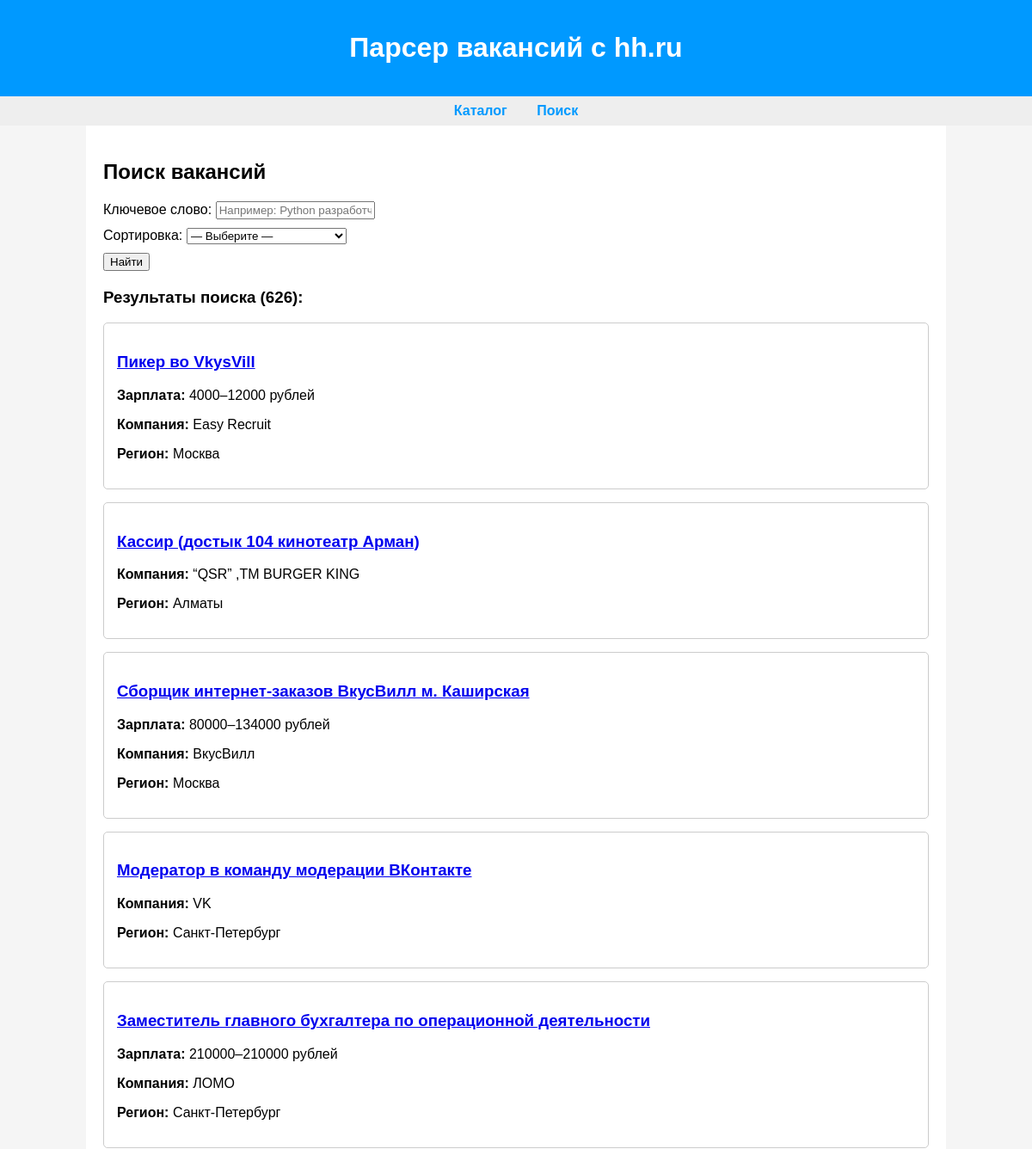
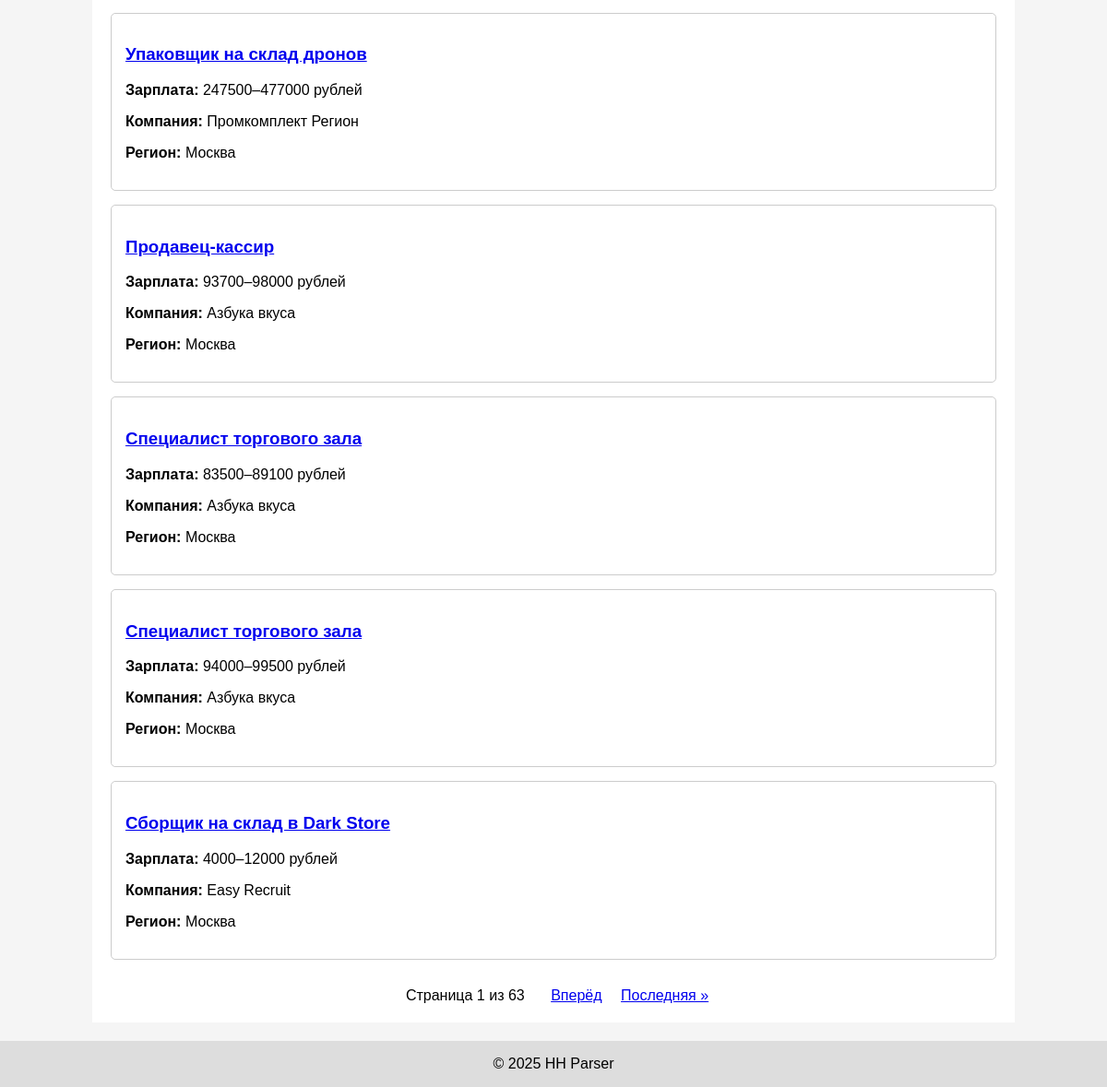
The app's page /search/ with its own data (2 pictures, top to bottom).
### works/models.py (models this page shows)
class Vacancies(models.Model):
    name = models.TextField()
    description = models.TextField()
    city = models.ForeignKey(
        Cities,
        on_delete=models.CASCADE,
        related_name='city'
    )
    category = models.ForeignKey(
        Categories,
        on_delete=models.CASCADE,
        related_name='category'
    )
    employer = models.ForeignKey(
        Employers,
        on_delete=models.CASCADE,
        related_name='employer'
    )
    salary_lower = models.IntegerField()
    salary_upper = models.IntegerField()

class Employers(models.Model):
    name = models.TextField()

class Cities(models.Model):
    name = models.TextField()

### works/views.py (the view)
# urls.py: path("search/", views.search_work, name="search_work")
def search_work(request):
    query = request.GET.get("q", "").strip()
    sort = request.GET.get("sort", "")
    vacancies = Vacancies.objects.select_related(
        "category", "city", "employer"
    )
    if query:
        vacancies = vacancies.filter(
            Q(name__icontains=query) | Q(description__icontains=query)
        )
    if sort == "popularity":
        vacancies = vacancies.order_by("-id")  # условно
    elif sort == "newest":
        vacancies = vacancies.order_by("-id")
    elif sort == "salary_desc":
        vacancies = vacancies.order_by("-salary_lower", "-salary_upper")
    elif sort == "salary_asc":
        vacancies = vacancies.order_by("salary_lower", "salary_upper")
    vacancies_count = vacancies.count()
    paginator = Paginator(vacancies, ELEMENTS_ON_PAGES)
    page_number = request.GET.get("page")
    try:
        vacancies = paginator.page(page_number)
    except PageNotAnInteger:
        vacancies = paginator.page(1)
    except EmptyPage:
        vacancies = paginator.page(paginator.num_pages)
    return render(request, "works/search.html", {
        "vacancies": vacancies,
        "vacancies_count": vacancies_count,
        "query": query,
        "sort": sort,
    })

### templates/works/search.html (shortened to what this page needs)
{% extends 'base.html' %}
{% block content %}
    <h2>Поиск вакансий</h2>
    <form method="get" style="margin-bottom: 20px;">
        <div>
            <label for="query">Ключевое слово:</label>
            <input type="text" name="q" id="query" value="{{ query|default:'' }}" placeholder="Например: Python разработчик">
        </div>
        <div style="margin-top: 10px;">
            <label for="sort">Сортировка:</label>
            <select name="sort" id="sort">
                <option value="">— Выберите —</option>
            </select>
        </div>
        <div style="margin-top: 10px;">
            <button type="submit">Найти</button>
        </div>
    </form>
    {% if vacancies %}
        <h3>Результаты поиска ({{ vacancies_count }}):</h3>
        {% for vacancy in vacancies %}
        <div style="border: 1px solid #ccc; padding: 15px; margin-bottom: 15px; border-radius: 5px;">
            <h3><a href="{% url 'work_detail' vacancy.id %}">{{ vacancy.name }}</a></h3>
            {% if vacancy.salary_lower %}
                <p><strong>Зарплата:</strong> {{ vacancy.salary_lower }}–{{ vacancy.salary_upper }} рублей</p>
            {% endif %}
            <p><strong>Компания:</strong> {{ vacancy.employer.name }}</p>
            <p><strong>Регион:</strong> {{ vacancy.city.name }}</p>
        </div>
        {% endfor %}
    {% elif query or sort %}
        <p>По вашему запросу "{{ query|default:'(без ключевого слова)' }}" ничего не найдено.</p>
    {% endif %}
    {% if vacancies %}
        <div style="margin-top: 30px; text-align: center;">
            <span style="margin: 0 16px;">
                Страница {{ vacancies.number }} из {{ vacancies.paginator.num_pages }}
            </span>
            {% if vacancies.has_next %}
                <a href="?{% if query %}q={{ query|urlencode }}&{% endif %}{% if sort %}sort={{ sort }}&{% endif %}page={{ vacancies.next_page_number }}"
                   style="margin: 0 8px;">Вперёд</a>
                <a href="?{% if query %}q={{ query|urlencode }}&{% endif %}{% if sort %}sort={{ sort }}&{% endif %}page={{ vacancies.paginator.num_pages }}"
                   style="margin: 0 8px;">Последняя &raquo;</a>
            {% endif %}
        </div>
    {% endif %}
{% endblock %}

### templates/base.html (style rules this page uses)
body { font-family: Arial, sans-serif; margin: 0; padding: 0; background-color: #f5f5f5; }

### records on screen
Vacancies: name "Пикер во VkysVill", salary_lower "4000", salary_upper "12000", employer.name "Easy Recruit", city.name "Москва"
Vacancies: name "Кассир (достык 104 кинотеатр Арман)", employer.name "“QSR” ,ТМ BURGER KING", city.name "Алматы"
Vacancies: name "Сборщик интернет-заказов ВкусВилл м. Каширская", salary_lower "80000", salary_upper "134000", employer.name "ВкусВилл", city.name "Москва"
Vacancies: name "Модератор в команду модерации ВКонтакте", employer.name "VK", city.name "Санкт-Петербург"
Vacancies: name "Заместитель главного бухгалтера по операционной деятельности", salary_lower "210000", salary_upper "210000", employer.name "ЛОМО", city.name "Санкт-Петербург"
Vacancies: name "Упаковщик на склад дронов", salary_lower "247500", salary_upper "477000", employer.name "Промкомплект Регион", city.name "Москва"
Vacancies: name "Продавец-кассир", salary_lower "93700", salary_upper "98000", employer.name "Азбука вкуса", city.name "Москва"
Vacancies: name "Специалист торгового зала", salary_lower "83500", salary_upper "89100", employer.name "Азбука вкуса", city.name "Москва"
Vacancies: name "Специалист торгового зала", salary_lower "94000", salary_upper "99500", employer.name "Азбука вкуса", city.name "Москва"
Vacancies: name "Сборщик на склад в Dark Store", salary_lower "4000", salary_upper "12000", employer.name "Easy Recruit", city.name "Москва"

### other values on screen
{{ vacancies_count }} "626"
{{ vacancies.number }} "1"
{{ vacancies.paginator.num_pages }} "63"
